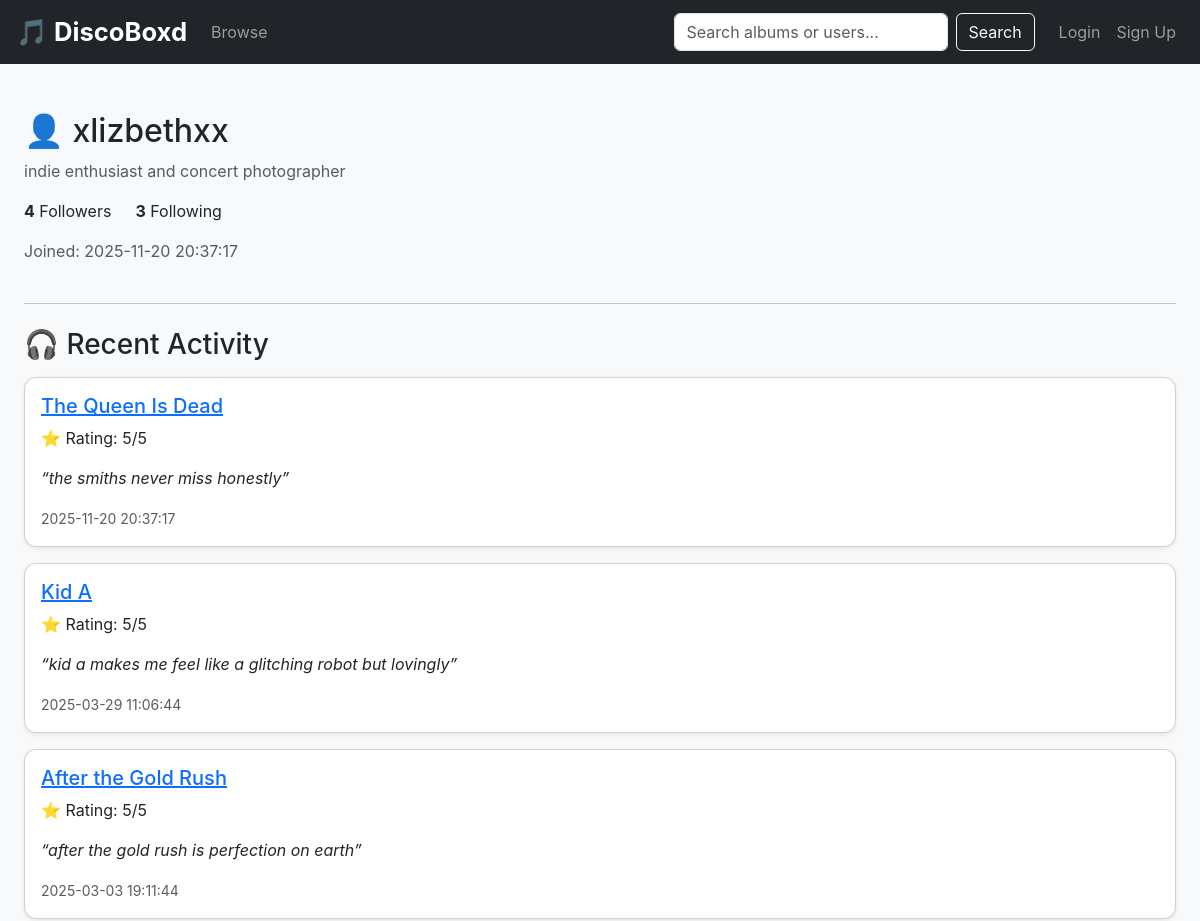
The page /user/1 (upper part) on the database as committed earlier.
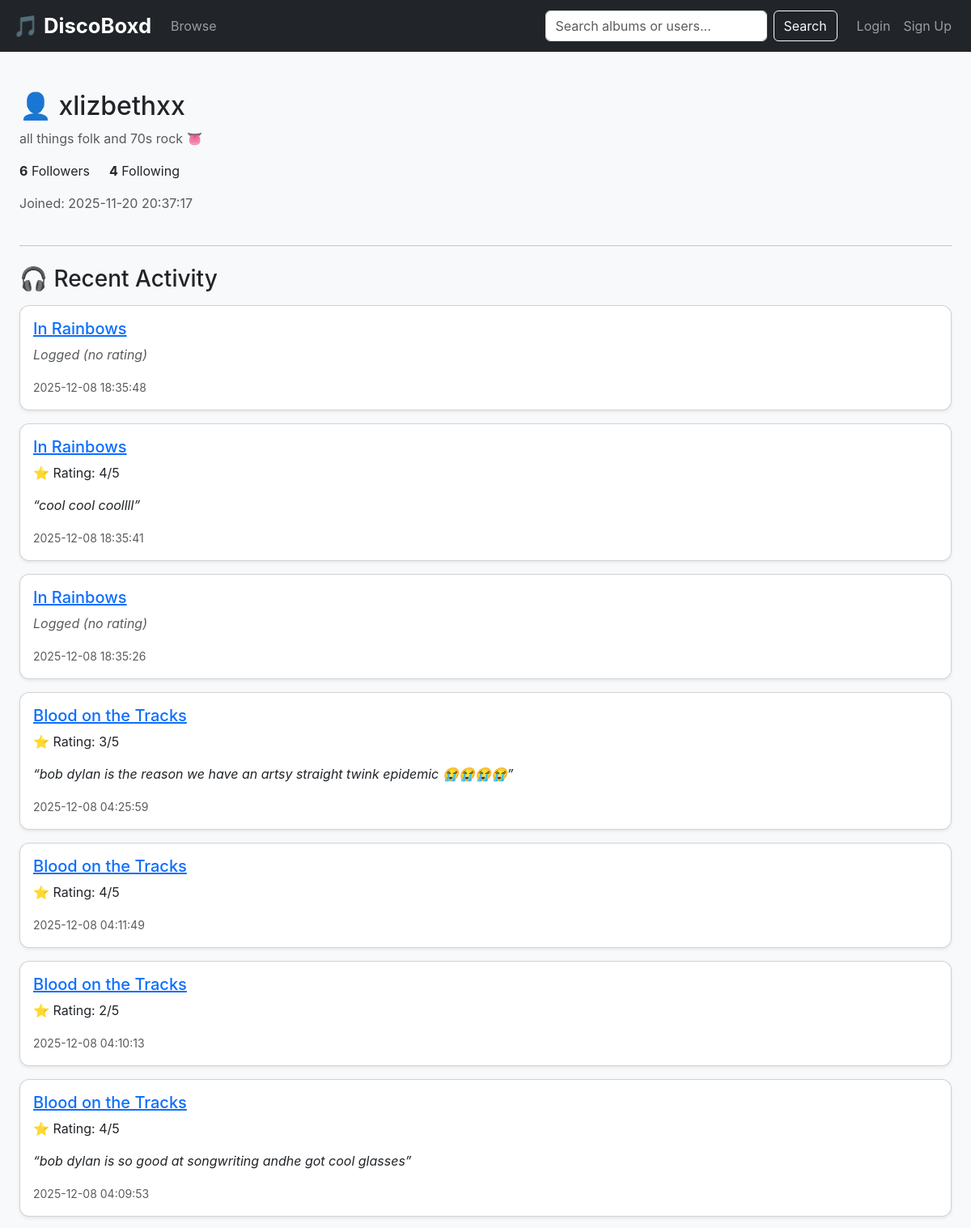
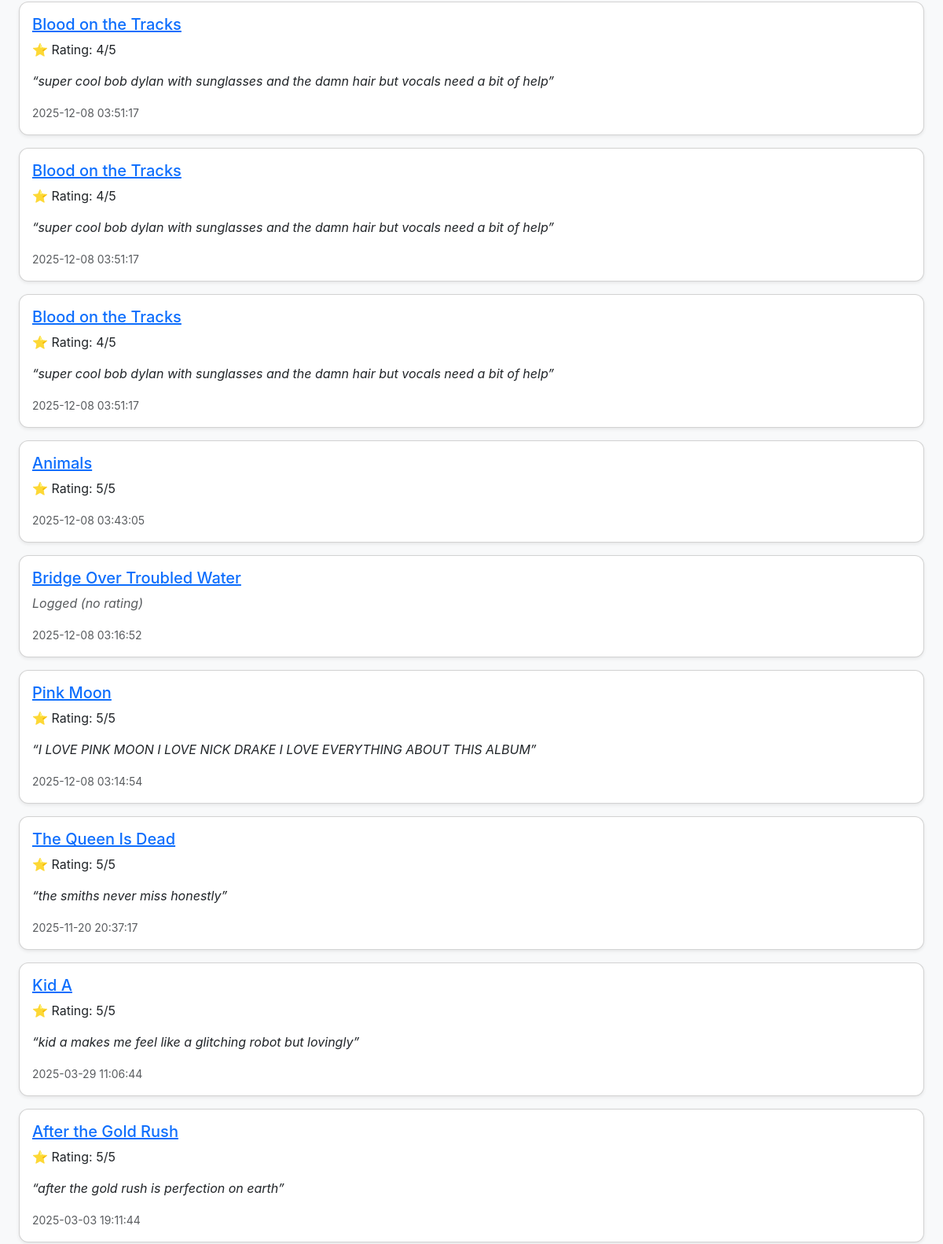
The same page on the database as committed later (2 pictures, top to bottom).
### tables this page shows
CREATE TABLE users (
    id INTEGER PRIMARY KEY AUTOINCREMENT,
    username TEXT UNIQUE NOT NULL,
    email TEXT UNIQUE NOT NULL,
    password_hash TEXT NOT NULL,
    user_bio TEXT,
    join_date DATETIME DEFAULT CURRENT_TIMESTAMP
, is_admin INTEGER DEFAULT 0);

CREATE TABLE logs (
    id INTEGER PRIMARY KEY AUTOINCREMENT,
    user_id INTEGER NOT NULL,
    album_id INTEGER NOT NULL,
    rating INTEGER CHECK (rating >= 1 AND rating <= 5),
    review TEXT,
    listened_date DATETIME DEFAULT CURRENT_TIMESTAMP,
    is_relistened INTEGER DEFAULT 0,
    FOREIGN KEY (user_id) REFERENCES users(id) ON DELETE CASCADE,
    FOREIGN KEY (album_id) REFERENCES albums(id) ON DELETE CASCADE
);

CREATE TABLE albums (
    id INTEGER PRIMARY KEY AUTOINCREMENT,
    title TEXT NOT NULL,
    release_year INTEGER,
    cover_image TEXT
);

### app.py (the view)
@app.route("/user/<int:user_id>")
def user_profile(user_id):
    conn = connect_db()
    cur = conn.cursor()
    cur.execute("SELECT * FROM users WHERE id = ?", (user_id,))
    user = cur.fetchone()
    if not user:
        conn.close()
        return "User not found", 404
    cur.execute("""
        SELECT l.album_id, a.title, l.rating, l.review, l.listened_date
        FROM logs l
        JOIN albums a ON l.album_id = a.id
        WHERE l.user_id = ?
        ORDER BY l.listened_date DESC
        LIMIT 20;
    """, (user_id,))
    logs = cur.fetchall()
    cur.execute("""
        SELECT l.id, l.name, COUNT(la.album_id) AS album_count
        FROM lists l
        LEFT JOIN list_albums la ON l.id = la.list_id
        WHERE l.user_id = ? AND l.is_public = 1
        GROUP BY l.id;
    """, (user_id,))
    lists = cur.fetchall()
    is_following = False
    if session.get("user_id"):
        cur.execute("""
            SELECT 1 FROM user_follows
            WHERE follower_id = ? AND following_id = ?;
        """, (session["user_id"], user_id))
        is_following = cur.fetchone() is not None
    cur.execute("""
        SELECT COUNT(*) FROM user_follows WHERE following_id = ?;
    """, (user_id,))
    follower_count = cur.fetchone()[0]
    cur.execute("""
        SELECT COUNT(*) FROM user_follows WHERE follower_id = ?;
    """, (user_id,))
    following_count = cur.fetchone()[0]
    conn.close()
    return render_template(
        "user_profile.html",
        user=user,
        logs=logs,
        lists=lists,
        is_following=is_following,
        follower_count=follower_count,
        following_count=following_count
    )

### app.py (called while the page is built)
def connect_db():
    conn = sqlite3.connect(DB_PATH)
    conn.row_factory = sqlite3.Row
    return conn

### templates/user_profile.html (shortened to what this page needs)
{% extends "layout.html" %}
{% block content %}
<div class="container mt-4">
    <div class="d-flex justify-content-between align-items-center mb-4">
        <div>
            <h2>👤 {{ user['username'] }}</h2>
            {% if user['user_bio'] %}
                <p class="text-muted">{{ user['user_bio'] }}</p>
            {% else %}
                <p class="text-muted fst-italic">No bio yet.</p>
            {% endif %}
            <div class="d-flex gap-4 mb-3">
            <a href="{{ url_for('followers', user_id=user['id']) }}"
            class="text-decoration-none text-dark">
                <strong>{{ follower_count }}</strong> Followers
            </a>
            <a href="{{ url_for('following', user_id=user['id']) }}"
            class="text-decoration-none text-dark">
                <strong>{{ following_count }}</strong> Following
            </a>
            </div>
            <p class="text-muted">
                Joined: {{ user['join_date'] }}
            </p>
        </div>
    </div>
    <hr>
    <h3 class="mt-4 mb-3">🎧 Recent Activity</h3>
    {% if logs %}
        {% for log in logs %}
        <div class="card mb-3 shadow-sm">
            <div class="card-body">
                <h5 class="card-title">
                    <a href="{{ url_for('album_detail', album_id=log['album_id']) }}">
                        {{ log['title'] }}
                    </a>
                </h5>
                {% if log['rating'] %}
                    <p class="card-text">⭐ Rating: {{ log['rating'] }}/5</p>
                {% else %}
                    <p class="card-text fst-italic text-muted">Logged (no rating)</p>
                {% endif %}
                {% if log['review'] %}
                    <p class="card-text fst-italic">
                        “{{ log['review'] }}”
                    </p>
                {% endif %}
                <p class="card-text">
                    <small class="text-muted">
                        {{ log['listened_date'] }}
                    </small>
                </p>
            </div>
        </div>
        {% endfor %}
    {% else %}
        <div class="alert alert-info">
            This user hasn't logged anything yet.
        </div>
    {% endif %}
</div>
{% endblock %}

Rows that differ between the two databases and show on the page:
changed users "xlizbethxx": user_bio "indie enthusiast and concert photographer" → "all things folk and 70s rock 👅"
added logs: title "In Rainbows", shows "Logged (no rating)", listened_date "2025-12-08 18:35:48"
added logs: title "In Rainbows", rating "4", review "cool cool coollll", listened_date "2025-12-08 18:35:41"
added logs: title "In Rainbows", shows "Logged (no rating)", listened_date "2025-12-08 18:35:26"
added logs: title "Blood on the Tracks", rating "3", review "bob dylan is the reason we have an artsy straight twink epidemic 😭😭😭😭", listened_date "2025-12-08 04:25:59"
added logs: title "Blood on the Tracks", rating "4", listened_date "2025-12-08 04:11:49"
added logs: title "Blood on the Tracks", rating "2", listened_date "2025-12-08 04:10:13"
added logs: title "Blood on the Tracks", rating "4", review "bob dylan is so good at songwriting andhe got cool glasses", listened_date "2025-12-08 04:09:53"
added logs: title "Blood on the Tracks", rating "4", review "super cool bob dylan with sunglasses and the damn hair but vocals need a bit of help", listened_date "2025-12-08 03:51:17"
added logs: title "Blood on the Tracks", rating "4", review "super cool bob dylan with sunglasses and the damn hair but vocals need a bit of help", listened_date "2025-12-08 03:51:17"
added logs: title "Blood on the Tracks", rating "4", review "super cool bob dylan with sunglasses and the damn hair but vocals need a bit of help", listened_date "2025-12-08 03:51:17"
added logs: title "Animals", rating "5", listened_date "2025-12-08 03:43:05"
added logs: title "Bridge Over Troubled Water", shows "Logged (no rating)", listened_date "2025-12-08 03:16:52"
added logs: title "Pink Moon", rating "5", review "I LOVE PINK MOON I LOVE NICK DRAKE I LOVE EVERYTHING ABOUT THIS ALBUM", listened_date "2025-12-08 03:14:54"
Other text that changed with them:
{{ follower_count }}: "4" → "6"
{{ following_count }}: "3" → "4"
